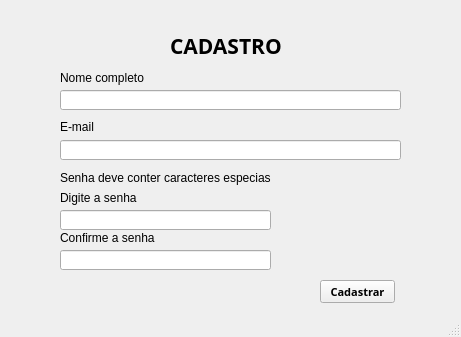
<?xml version="1.0" encoding="UTF-8"?>
<ui version="4.0">
 <class>MainWindow</class>
 <widget class="QMainWindow" name="MainWindow">
  <property name="geometry">
   <rect>
    <x>0</x>
    <y>0</y>
    <width>461</width>
    <height>337</height>
   </rect>
  </property>
  <property name="windowTitle">
   <string>MainWindow</string>
  </property>
  <widget class="QWidget" name="centralwidget">
   <widget class="QLabel" name="label">
    <property name="geometry">
     <rect>
      <x>170</x>
      <y>30</y>
      <width>141</width>
      <height>31</height>
     </rect>
    </property>
    <property name="font">
     <font>
      <family>Arial Black</family>
      <pointsize>16</pointsize>
      <weight>75</weight>
      <bold>true</bold>
     </font>
    </property>
    <property name="text">
     <string>CADASTRO</string>
    </property>
   </widget>
   <widget class="QLineEdit" name="nome_cadastro">
    <property name="geometry">
     <rect>
      <x>60</x>
      <y>90</y>
      <width>341</width>
      <height>20</height>
     </rect>
    </property>
    <property name="font">
     <font>
      <family>Arial</family>
     </font>
    </property>
    <property name="text">
     <string/>
    </property>
   </widget>
   <widget class="QLineEdit" name="senha_cadastro">
    <property name="geometry">
     <rect>
      <x>60</x>
      <y>210</y>
      <width>211</width>
      <height>20</height>
     </rect>
    </property>
    <property name="font">
     <font>
      <family>Arial</family>
     </font>
    </property>
    <property name="text">
     <string/>
    </property>
    <property name="echoMode">
     <enum>QLineEdit::Password</enum>
    </property>
   </widget>
   <widget class="QLineEdit" name="confirmar_senha">
    <property name="geometry">
     <rect>
      <x>60</x>
      <y>250</y>
      <width>211</width>
      <height>20</height>
     </rect>
    </property>
    <property name="font">
     <font>
      <family>Arial</family>
     </font>
    </property>
    <property name="text">
     <string/>
    </property>
    <property name="echoMode">
     <enum>QLineEdit::Password</enum>
    </property>
   </widget>
   <widget class="QPushButton" name="cadastrar">
    <property name="geometry">
     <rect>
      <x>320</x>
      <y>280</y>
      <width>75</width>
      <height>23</height>
     </rect>
    </property>
    <property name="font">
     <font>
      <family>Arial Black</family>
      <pointsize>8</pointsize>
      <weight>75</weight>
      <bold>true</bold>
     </font>
    </property>
    <property name="text">
     <string>Cadastrar</string>
    </property>
   </widget>
   <widget class="QLineEdit" name="email_cadastro">
    <property name="geometry">
     <rect>
      <x>60</x>
      <y>140</y>
      <width>341</width>
      <height>20</height>
     </rect>
    </property>
    <property name="font">
     <font>
      <family>Arial</family>
     </font>
    </property>
    <property name="text">
     <string/>
    </property>
   </widget>
   <widget class="QLabel" name="label_2">
    <property name="geometry">
     <rect>
      <x>60</x>
      <y>170</y>
      <width>221</width>
      <height>16</height>
     </rect>
    </property>
    <property name="font">
     <font>
      <family>Arial</family>
      <pointsize>9</pointsize>
     </font>
    </property>
    <property name="text">
     <string>Senha deve conter caracteres especias</string>
    </property>
   </widget>
   <widget class="QLabel" name="label_3">
    <property name="geometry">
     <rect>
      <x>60</x>
      <y>70</y>
      <width>151</width>
      <height>16</height>
     </rect>
    </property>
    <property name="text">
     <string>Nome completo</string>
    </property>
   </widget>
   <widget class="QLabel" name="label_4">
    <property name="geometry">
     <rect>
      <x>60</x>
      <y>120</y>
      <width>47</width>
      <height>13</height>
     </rect>
    </property>
    <property name="text">
     <string>E-mail</string>
    </property>
   </widget>
   <widget class="QLabel" name="label_5">
    <property name="geometry">
     <rect>
      <x>60</x>
      <y>190</y>
      <width>81</width>
      <height>16</height>
     </rect>
    </property>
    <property name="text">
     <string>Digite a senha</string>
    </property>
   </widget>
   <widget class="QLabel" name="label_6">
    <property name="geometry">
     <rect>
      <x>60</x>
      <y>230</y>
      <width>111</width>
      <height>16</height>
     </rect>
    </property>
    <property name="text">
     <string>Confirme a senha</string>
    </property>
   </widget>
  </widget>
  <widget class="QStatusBar" name="statusbar"/>
 </widget>
 <resources/>
 <connections/>
</ui>
